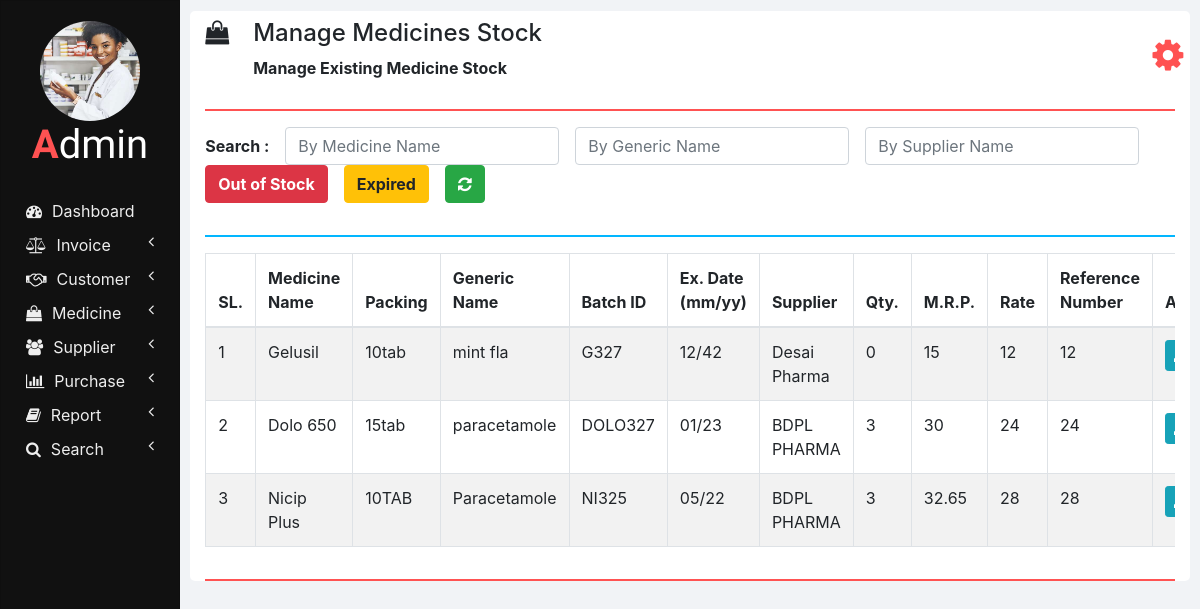
Page /manage_medicine_stock.php on the committed database.
### tables this page shows
CREATE TABLE `medicines` (
  `ID` int(11) NOT NULL,
  `NAME` varchar(100) NOT NULL,
  `PACKING` varchar(20) NOT NULL,
  `GENERIC_NAME` varchar(100) NOT NULL,
  `SUPPLIER_NAME` varchar(100) NOT NULL,
  `REFERENCE_NUMBER` varchar(100) NOT NULL
);

CREATE TABLE `medicines_stock` (
  `ID` int(11) NOT NULL,
  `NAME` varchar(100) NOT NULL,
  `BATCH_ID` varchar(20) NOT NULL,
  `EXPIRY_DATE` varchar(10) NOT NULL,
  `QUANTITY` int(11) NOT NULL,
  `MRP` double NOT NULL,
  `RATE` double NOT NULL
);

### php/manage_medicine_stock.php (the view, shortened to what this page needs)
<?php
  function showMedicinesStock($id) {
    require "db_connection.php";
    if($con) {
      $seq_no = 0;
      $query = "SELECT * FROM medicines INNER JOIN medicines_stock ON medicines.NAME = medicines_stock.NAME";
      $result = mysqli_query($con, $query);
      while($row = mysqli_fetch_array($result)) {
        $seq_no++;
        if($row['BATCH_ID'] == $id)
          showEditOptionsRow($seq_no, $row);
        else
          showMedicineStockRow($seq_no, $row);
      }
    }
  }
  function showMedicineStockRow($seq_no, $row) {
    ?>
    <tr>
      <td><?php echo $seq_no; ?></td>
      <td><?php echo $row['NAME']; ?></td>
      <td><?php echo $row['PACKING']; ?></td>
      <td><?php echo $row['GENERIC_NAME']; ?></td>
      <td><?php echo $row['BATCH_ID']; ?></td>
      <td><?php echo $row['EXPIRY_DATE']; ?></td>
      <td><?php echo $row['SUPPLIER_NAME']; ?></td>
      <td><?php echo $row['QUANTITY']; ?></td>
      <td><?php echo $row['MRP']; ?></td>
      <td><?php echo $row['RATE']; ?></td>
      <td><?php echo $row['RATE']; ?></td>
      <td>
        <button href="" class="btn btn-info btn-sm" onclick="editMedicineStock('<?php echo $row['BATCH_ID']; ?>');">
        </button>
      </td>
    </tr>
    <?php
  }
  ?>

### css/sidenav.css (style rules this page uses)
body { background-color: #f1f3f6; }
.sidenav { width: 15%; height: 100vh; background-color: #222222; position: fixed; z-index: 1; flex: 1 0 auto; }
.card { width: 100%; height: 100%; top: 0; border-radius: 0; background-color: #111111; }
.logo .logo-caption { font-family: "Poiret One", cursive; color: #ffffff; text-align: center; margin-bottom: 25px; }
.logo .profile { width: 100px; height: 100px; margin-left: 50%; border-radius: 50%; transform: translate(-50%); }
.logo .tweak { color: #ff5252; font-weight: bold; }
.main-menu-item { padding: 5px 5px; cursor: pointer; }
.main-menu-item > a { color: #eeeeee; text-decoration: none; font-size: 16px; }
.main-menu-item > a > span { margin-left: 10px; }

### css/home.css (style rules this page uses)
html, body { height: 100vh; }

### rows in the picture
medicines: seq_no "1", medicines_stock.NAME "Gelusil", PACKING "10tab", GENERIC_NAME "mint fla", medicines_stock.BATCH_ID "G327", medicines_stock.EXPIRY_DATE "12/42", SUPPLIER_NAME "Desai Pharma", medicines_stock.QUANTITY "0", medicines_stock.MRP "15", medicines_stock.RATE "12"
medicines: seq_no "2", medicines_stock.NAME "Dolo 650", PACKING "15tab", GENERIC_NAME "paracetamole", medicines_stock.BATCH_ID "DOLO327", medicines_stock.EXPIRY_DATE "01/23", SUPPLIER_NAME "BDPL PHARMA", medicines_stock.QUANTITY "3", medicines_stock.MRP "30", medicines_stock.RATE "24"
medicines: seq_no "3", medicines_stock.NAME "Nicip Plus", PACKING "10TAB", GENERIC_NAME "Paracetamole", medicines_stock.BATCH_ID "NI325", medicines_stock.EXPIRY_DATE "05/22", SUPPLIER_NAME "BDPL PHARMA", medicines_stock.QUANTITY "3", medicines_stock.MRP "32.65", medicines_stock.RATE "28"

### other values in the picture
$heading "Manage Medicines Stock"
$sub_heading "Manage Existing Medicine Stock"
